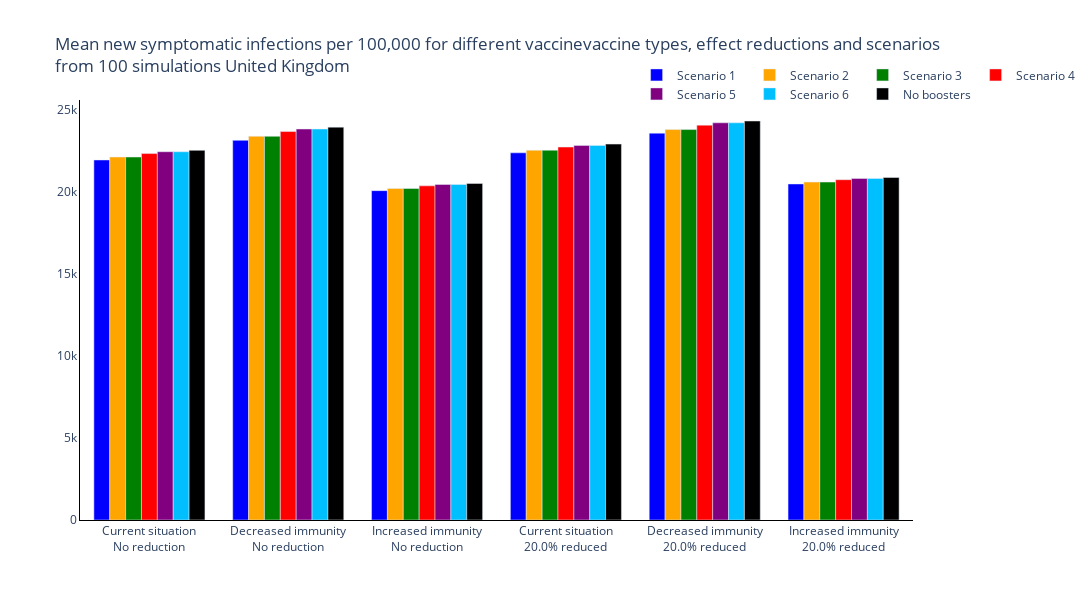
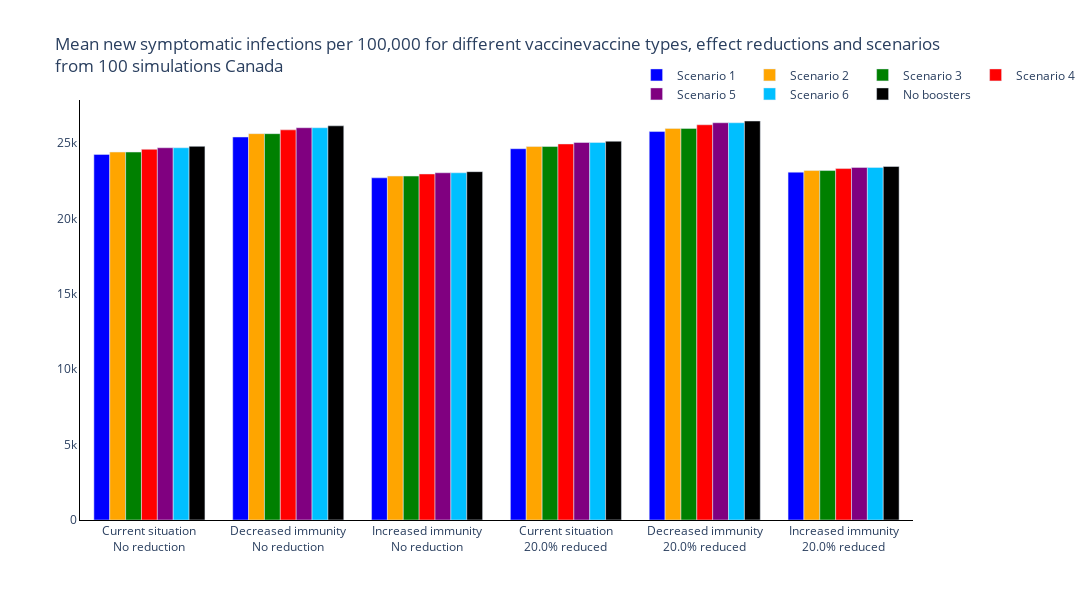
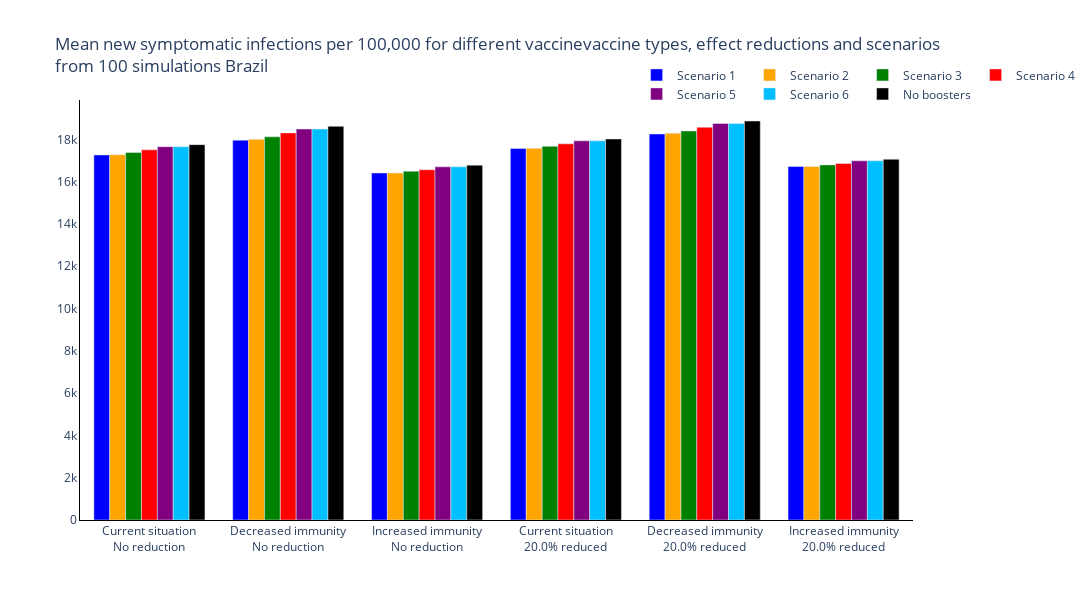
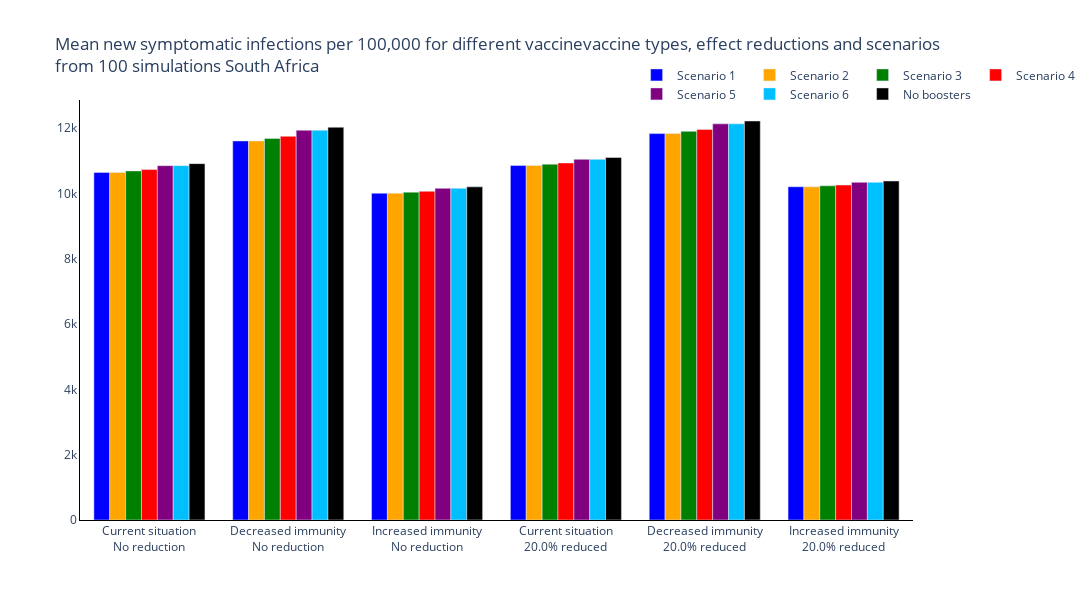

Notebook cell for these charts, in order:
### Markdown cell above
### Total New Infections

### Code cell
new_colours = ['blue', 'orange', 'green', 'red', 'purple', 'deepskyblue', 'black']

trace_name = ['Scenario {}'.format(s+1) for s, scenario in enumerate(scenario_names[:-1])] + [scenario_names[-1]]

for r, reg in enumerate(regions):
    fig = go.Figure()
    # Plot for each region
    for s, scenario in enumerate(scenario_names):
        fig.add_trace(
            go.Bar(
                y=[np.sum(total_new_infections_mean[r][cv, ss, s, :]) for cv, change_vacc in enumerate(changes_vaccine) for ss, sero_scen in enumerate(seroprevalance_scenarios)],
                x=['{}<br>{}% reduced'.format(sero_scen, 100 * change_vacc) if change_vacc!=0 else '{}<br>No reduction'.format(sero_scen) for cv, change_vacc in enumerate(changes_vaccine) for ss, sero_scen in enumerate(seroprevalance_scenarios)],
                name=trace_name[s],
                marker_color=new_colours[s]
            )
        )

    # Add axis labels
    fig.update_layout(
        boxmode='group',
        title='Mean new symptomatic infections per 100,000 for different vaccinevaccine types, effect reductions and scenarios<br>from {} simulations {}'.format(len(regimes), reg),
        width=1100,
        height=600,
        plot_bgcolor='white',
        xaxis=dict(linecolor='black'),
        yaxis=dict(linecolor='black'),
        hovermode='x unified',
        legend=dict(
                orientation="h",
                yanchor="bottom",
                y=0.98,
                xanchor="right",
                x=1.2
            )
        )

    fig.write_image('images/report4_variant_adapted_vaccine/New symptomatic infections per Scenario and Vaccine Type {}.pdf'.format(reg))
    fig.show()

### Figure 1 — Plotly figure (JSON) as saved in the notebook; plotly's stock layout.template omitted (floating-point values rounded to 4 significant figures)
{"data": [{"marker": {"color": "blue"}, "name": "Scenario 1", "type": "bar", "x": ["Current situation<br>No reduction", "Decreased immunity<br>No reduction", "Increased immunity<br>No reduction", "Current situation<br>20.0% reduced", "Decreased immunity<br>20.0% reduced", "Increased immunity<br>20.0% reduced"], "y": [21930.0, 23120.0, 20060.0, 22360.0, 23560.0, 20460.0]}, {"marker": {"color": "orange"}, "name": "Scenario 2", "type": "bar", "x": ["Current situation<br>No reduction", "Decreased immunity<br>No reduction", "Increased immunity<br>No reduction", "Current situation<br>20.0% reduced", "Decreased immunity<br>20.0% reduced", "Increased immunity<br>20.0% reduced"], "y": [22100.0, 23370.0, 20190.0, 22520.0, 23780.0, 20580.0]}, {"marker": {"color": "green"}, "name": "Scenario 3", "type": "bar", "x": ["Current situation<br>No reduction", "Decreased immunity<br>No reduction", "Increased immunity<br>No reduction", "Current situation<br>20.0% reduced", "Decreased immunity<br>20.0% reduced", "Increased immunity<br>20.0% reduced"], "y": [22100.0, 23370.0, 20190.0, 22520.0, 23780.0, 20580.0]}, {"marker": {"color": "red"}, "name": "Scenario 4", "type": "bar", "x": ["Current situation<br>No reduction", "Decreased immunity<br>No reduction", "Increased immunity<br>No reduction", "Current situation<br>20.0% reduced", "Decreased immunity<br>20.0% reduced", "Increased immunity<br>20.0% reduced"], "y": [22320.0, 23660.0, 20350.0, 22710.0, 24050.0, 20720.0]}, {"marker": {"color": "purple"}, "name": "Scenario 5", "type": "bar", "x": ["Current situation<br>No reduction", "Decreased immunity<br>No reduction", "Increased immunity<br>No reduction", "Current situation<br>20.0% reduced", "Decreased immunity<br>20.0% reduced", "Increased immunity<br>20.0% reduced"], "y": [22430.0, 23810.0, 20430.0, 22810.0, 24190.0, 20800.0]}, {"marker": {"color": "deepskyblue"}, "name": "Scenario 6", "type": "bar", "x": ["Current situation<br>No reduction", "Decreased immunity<br>No reduction", "Increased immunity<br>No reduction", "Current situation<br>20.0% reduced", "Decreased immunity<br>20.0% reduced", "Increased immunity<br>20.0% reduced"], "y": [22430.0, 23810.0, 20430.0, 22810.0, 24190.0, 20800.0]}, {"marker": {"color": "black"}, "name": "No boosters", "type": "bar", "x": ["Current situation<br>No reduction", "Decreased immunity<br>No reduction", "Increased immunity<br>No reduction", "Current situation<br>20.0% reduced", "Decreased immunity<br>20.0% reduced", "Increased immunity<br>20.0% reduced"], "y": [22510.0, 23930.0, 20490.0, 22890.0, 24300.0, 20860.0]}], "layout": {"boxmode": "group", "height": 600, "hovermode": "x unified", "legend": {"orientation": "h", "x": 1.2, "xanchor": "right", "y": 0.98, "yanchor": "bottom"}, "plot_bgcolor": "white", "title": {"text": "Mean new symptomatic infections per 100,000 for different vaccinevaccine types, effect reductions and scenarios<br>from 100 simulations United Kingdom"}, "width": 1100, "xaxis": {"linecolor": "black"}, "yaxis": {"linecolor": "black"}}}

### Figure 2 — Plotly figure (JSON) as saved in the notebook; plotly's stock layout.template omitted (floating-point values rounded to 4 significant figures)
{"data": [{"marker": {"color": "blue"}, "name": "Scenario 1", "type": "bar", "x": ["Current situation<br>No reduction", "Decreased immunity<br>No reduction", "Increased immunity<br>No reduction", "Current situation<br>20.0% reduced", "Decreased immunity<br>20.0% reduced", "Increased immunity<br>20.0% reduced"], "y": [24240.0, 25400.0, 22690.0, 24620.0, 25760.0, 23070.0]}, {"marker": {"color": "orange"}, "name": "Scenario 2", "type": "bar", "x": ["Current situation<br>No reduction", "Decreased immunity<br>No reduction", "Increased immunity<br>No reduction", "Current situation<br>20.0% reduced", "Decreased immunity<br>20.0% reduced", "Increased immunity<br>20.0% reduced"], "y": [24400.0, 25620.0, 22810.0, 24770.0, 25970.0, 23170.0]}, {"marker": {"color": "green"}, "name": "Scenario 3", "type": "bar", "x": ["Current situation<br>No reduction", "Decreased immunity<br>No reduction", "Increased immunity<br>No reduction", "Current situation<br>20.0% reduced", "Decreased immunity<br>20.0% reduced", "Increased immunity<br>20.0% reduced"], "y": [24400.0, 25620.0, 22810.0, 24770.0, 25970.0, 23170.0]}, {"marker": {"color": "red"}, "name": "Scenario 4", "type": "bar", "x": ["Current situation<br>No reduction", "Decreased immunity<br>No reduction", "Increased immunity<br>No reduction", "Current situation<br>20.0% reduced", "Decreased immunity<br>20.0% reduced", "Increased immunity<br>20.0% reduced"], "y": [24580.0, 25870.0, 22950.0, 24940.0, 26210.0, 23300.0]}, {"marker": {"color": "purple"}, "name": "Scenario 5", "type": "bar", "x": ["Current situation<br>No reduction", "Decreased immunity<br>No reduction", "Increased immunity<br>No reduction", "Current situation<br>20.0% reduced", "Decreased immunity<br>20.0% reduced", "Increased immunity<br>20.0% reduced"], "y": [24680.0, 26010.0, 23030.0, 25030.0, 26340.0, 23380.0]}, {"marker": {"color": "deepskyblue"}, "name": "Scenario 6", "type": "bar", "x": ["Current situation<br>No reduction", "Decreased immunity<br>No reduction", "Increased immunity<br>No reduction", "Current situation<br>20.0% reduced", "Decreased immunity<br>20.0% reduced", "Increased immunity<br>20.0% reduced"], "y": [24680.0, 26010.0, 23030.0, 25030.0, 26340.0, 23380.0]}, {"marker": {"color": "black"}, "name": "No boosters", "type": "bar", "x": ["Current situation<br>No reduction", "Decreased immunity<br>No reduction", "Increased immunity<br>No reduction", "Current situation<br>20.0% reduced", "Decreased immunity<br>20.0% reduced", "Increased immunity<br>20.0% reduced"], "y": [24780.0, 26140.0, 23100.0, 25120.0, 26460.0, 23440.0]}], "layout": {"boxmode": "group", "height": 600, "hovermode": "x unified", "legend": {"orientation": "h", "x": 1.2, "xanchor": "right", "y": 0.98, "yanchor": "bottom"}, "plot_bgcolor": "white", "title": {"text": "Mean new symptomatic infections per 100,000 for different vaccinevaccine types, effect reductions and scenarios<br>from 100 simulations Canada"}, "width": 1100, "xaxis": {"linecolor": "black"}, "yaxis": {"linecolor": "black"}}}

### Figure 3 — Plotly figure (JSON) as saved in the notebook; plotly's stock layout.template omitted (floating-point values rounded to 4 significant figures)
{"data": [{"marker": {"color": "blue"}, "name": "Scenario 1", "type": "bar", "x": ["Current situation<br>No reduction", "Decreased immunity<br>No reduction", "Increased immunity<br>No reduction", "Current situation<br>20.0% reduced", "Decreased immunity<br>20.0% reduced", "Increased immunity<br>20.0% reduced"], "y": [17270.0, 17970.0, 16410.0, 17570.0, 18260.0, 16720.0]}, {"marker": {"color": "orange"}, "name": "Scenario 2", "type": "bar", "x": ["Current situation<br>No reduction", "Decreased immunity<br>No reduction", "Increased immunity<br>No reduction", "Current situation<br>20.0% reduced", "Decreased immunity<br>20.0% reduced", "Increased immunity<br>20.0% reduced"], "y": [17280.0, 18010.0, 16410.0, 17580.0, 18300.0, 16720.0]}, {"marker": {"color": "green"}, "name": "Scenario 3", "type": "bar", "x": ["Current situation<br>No reduction", "Decreased immunity<br>No reduction", "Increased immunity<br>No reduction", "Current situation<br>20.0% reduced", "Decreased immunity<br>20.0% reduced", "Increased immunity<br>20.0% reduced"], "y": [17380.0, 18120.0, 16500.0, 17670.0, 18400.0, 16800.0]}, {"marker": {"color": "red"}, "name": "Scenario 4", "type": "bar", "x": ["Current situation<br>No reduction", "Decreased immunity<br>No reduction", "Increased immunity<br>No reduction", "Current situation<br>20.0% reduced", "Decreased immunity<br>20.0% reduced", "Increased immunity<br>20.0% reduced"], "y": [17510.0, 18310.0, 16570.0, 17790.0, 18580.0, 16860.0]}, {"marker": {"color": "purple"}, "name": "Scenario 5", "type": "bar", "x": ["Current situation<br>No reduction", "Decreased immunity<br>No reduction", "Increased immunity<br>No reduction", "Current situation<br>20.0% reduced", "Decreased immunity<br>20.0% reduced", "Increased immunity<br>20.0% reduced"], "y": [17660.0, 18490.0, 16700.0, 17930.0, 18750.0, 16990.0]}, {"marker": {"color": "deepskyblue"}, "name": "Scenario 6", "type": "bar", "x": ["Current situation<br>No reduction", "Decreased immunity<br>No reduction", "Increased immunity<br>No reduction", "Current situation<br>20.0% reduced", "Decreased immunity<br>20.0% reduced", "Increased immunity<br>20.0% reduced"], "y": [17660.0, 18490.0, 16700.0, 17930.0, 18750.0, 16990.0]}, {"marker": {"color": "black"}, "name": "No boosters", "type": "bar", "x": ["Current situation<br>No reduction", "Decreased immunity<br>No reduction", "Increased immunity<br>No reduction", "Current situation<br>20.0% reduced", "Decreased immunity<br>20.0% reduced", "Increased immunity<br>20.0% reduced"], "y": [17750.0, 18620.0, 16780.0, 18020.0, 18870.0, 17060.0]}], "layout": {"boxmode": "group", "height": 600, "hovermode": "x unified", "legend": {"orientation": "h", "x": 1.2, "xanchor": "right", "y": 0.98, "yanchor": "bottom"}, "plot_bgcolor": "white", "title": {"text": "Mean new symptomatic infections per 100,000 for different vaccinevaccine types, effect reductions and scenarios<br>from 100 simulations Brazil"}, "width": 1100, "xaxis": {"linecolor": "black"}, "yaxis": {"linecolor": "black"}}}

### Figure 4 — Plotly figure (JSON) as saved in the notebook; plotly's stock layout.template omitted (floating-point values rounded to 4 significant figures)
{"data": [{"marker": {"color": "blue"}, "name": "Scenario 1", "type": "bar", "x": ["Current situation<br>No reduction", "Decreased immunity<br>No reduction", "Increased immunity<br>No reduction", "Current situation<br>20.0% reduced", "Decreased immunity<br>20.0% reduced", "Increased immunity<br>20.0% reduced"], "y": [10640.0, 11610.0, 10010.0, 10860.0, 11830.0, 10210.0]}, {"marker": {"color": "orange"}, "name": "Scenario 2", "type": "bar", "x": ["Current situation<br>No reduction", "Decreased immunity<br>No reduction", "Increased immunity<br>No reduction", "Current situation<br>20.0% reduced", "Decreased immunity<br>20.0% reduced", "Increased immunity<br>20.0% reduced"], "y": [10640.0, 11610.0, 10010.0, 10860.0, 11830.0, 10210.0]}, {"marker": {"color": "green"}, "name": "Scenario 3", "type": "bar", "x": ["Current situation<br>No reduction", "Decreased immunity<br>No reduction", "Increased immunity<br>No reduction", "Current situation<br>20.0% reduced", "Decreased immunity<br>20.0% reduced", "Increased immunity<br>20.0% reduced"], "y": [10690.0, 11690.0, 10040.0, 10900.0, 11900.0, 10240.0]}, {"marker": {"color": "red"}, "name": "Scenario 4", "type": "bar", "x": ["Current situation<br>No reduction", "Decreased immunity<br>No reduction", "Increased immunity<br>No reduction", "Current situation<br>20.0% reduced", "Decreased immunity<br>20.0% reduced", "Increased immunity<br>20.0% reduced"], "y": [10730.0, 11750.0, 10070.0, 10940.0, 11960.0, 10260.0]}, {"marker": {"color": "purple"}, "name": "Scenario 5", "type": "bar", "x": ["Current situation<br>No reduction", "Decreased immunity<br>No reduction", "Increased immunity<br>No reduction", "Current situation<br>20.0% reduced", "Decreased immunity<br>20.0% reduced", "Increased immunity<br>20.0% reduced"], "y": [10850.0, 11940.0, 10160.0, 11050.0, 12130.0, 10340.0]}, {"marker": {"color": "deepskyblue"}, "name": "Scenario 6", "type": "bar", "x": ["Current situation<br>No reduction", "Decreased immunity<br>No reduction", "Increased immunity<br>No reduction", "Current situation<br>20.0% reduced", "Decreased immunity<br>20.0% reduced", "Increased immunity<br>20.0% reduced"], "y": [10850.0, 11940.0, 10160.0, 11050.0, 12130.0, 10340.0]}, {"marker": {"color": "black"}, "name": "No boosters", "type": "bar", "x": ["Current situation<br>No reduction", "Decreased immunity<br>No reduction", "Increased immunity<br>No reduction", "Current situation<br>20.0% reduced", "Decreased immunity<br>20.0% reduced", "Increased immunity<br>20.0% reduced"], "y": [10910.0, 12030.0, 10200.0, 11100.0, 12220.0, 10380.0]}], "layout": {"boxmode": "group", "height": 600, "hovermode": "x unified", "legend": {"orientation": "h", "x": 1.2, "xanchor": "right", "y": 0.98, "yanchor": "bottom"}, "plot_bgcolor": "white", "title": {"text": "Mean new symptomatic infections per 100,000 for different vaccinevaccine types, effect reductions and scenarios<br>from 100 simulations South Africa"}, "width": 1100, "xaxis": {"linecolor": "black"}, "yaxis": {"linecolor": "black"}}}
